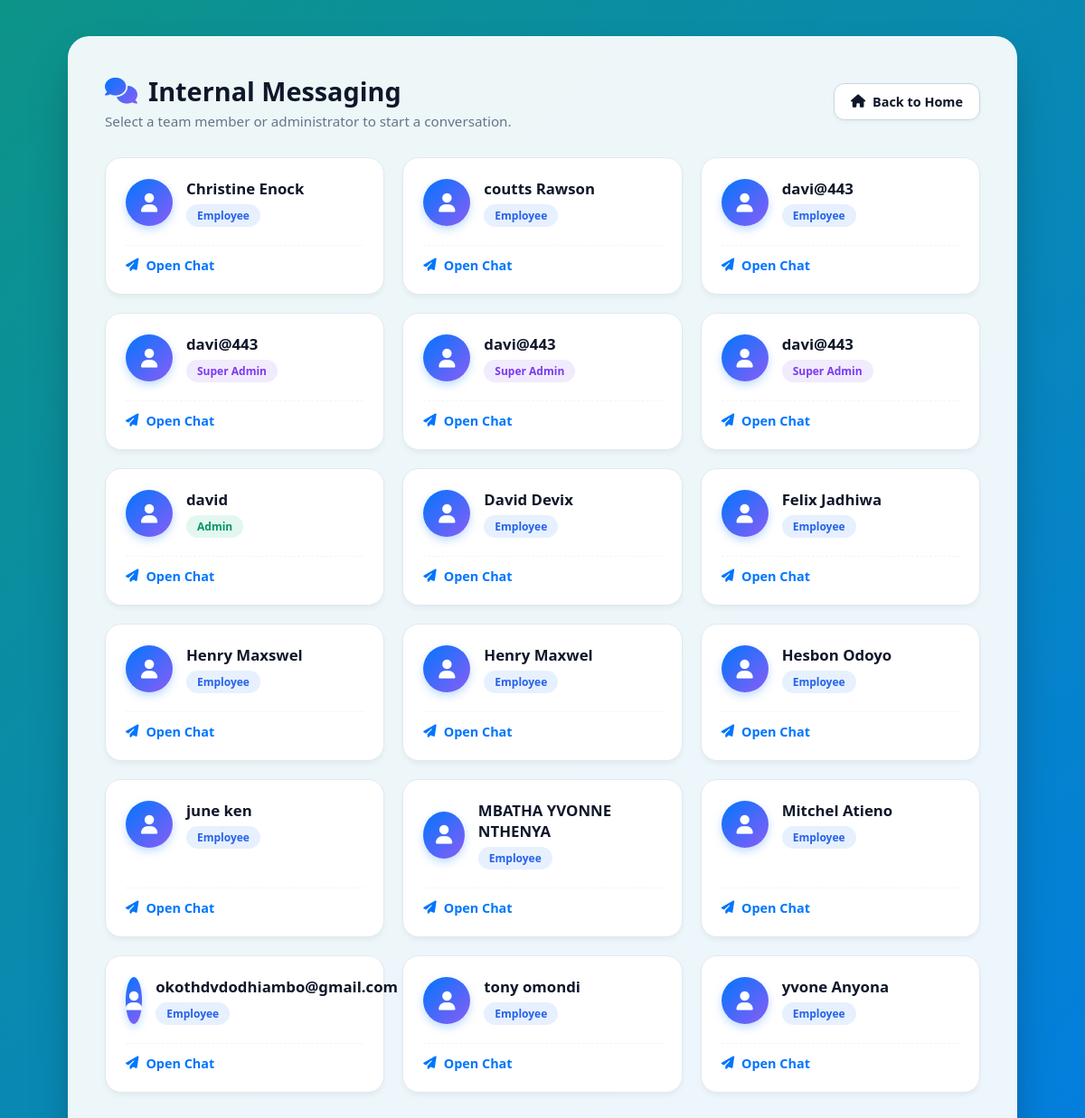
The page /messages.php (signed in) on the database its author committed.
### tables this page shows
CREATE TABLE `employees` (
  `id` int(11) NOT NULL,
  `username` varchar(100) NOT NULL,
  `email` varchar(100) NOT NULL,
  `password` varchar(100) NOT NULL,
  `role` varchar(20) DEFAULT NULL
);

### messages.php (the view, shortened to what this page needs)
<?php
include("connect.php");
$current_user = $_SESSION['user_id'];
$users = mysqli_query(
    $conn,
    "SELECT id, username, role
     FROM employees
     WHERE id != '$current_user'
     ORDER BY username ASC"
);
?>
<!DOCTYPE html>
<html lang="en">
<head>
<link rel="stylesheet" href="https://cdnjs.cloudflare.com/ajax/libs/font-awesome/6.5.1/css/all.min.css">
</head>
<body>
<div class="container">
    <div class="header-bar">
        <div class="header-info">
            <h1>
                <i class="fa-solid fa-comments"></i>
                Internal Messaging
            </h1>
            <p>Select a team member or administrator to start a conversation.</p>
        </div>
        <a href="<?php echo (isset($_SESSION['role']) && $_SESSION['role'] === 'super_admin') ? 'super_admin_dashboard.php' : 'home.php'; ?>" class="back-btn">
            <i class="fa-solid <?php echo (isset($_SESSION['role']) && $_SESSION['role'] === 'super_admin') ? 'fa-arrow-left' : 'fa-house'; ?>"></i>
            Back to <?php echo (isset($_SESSION['role']) && $_SESSION['role'] === 'super_admin') ? 'Dashboard' : 'Home'; ?>
        </a>
    </div>
    <div class="users-grid">
        <?php
        if(mysqli_num_rows($users) > 0){
            while($user = mysqli_fetch_assoc($users)){
                $role_class = strtolower($user['role']);
        ?>
        <a href="chat.php?user=<?php echo $user['id']; ?>" class="user-card">
            <div class="user-top">
                <div class="avatar">
                    <i class="fa-solid fa-user"></i>
                </div>
                <div>
                    <div class="username">
                        <?php echo htmlspecialchars($user['username']); ?>
                    </div>
                    <div class="role <?php echo $role_class; ?>">
                        <?php echo ucfirst(str_replace('_', ' ', $user['role'])); ?>
                    </div>
                </div>
            </div>
            <div class="open-chat">
                <i class="fa-solid fa-paper-plane"></i>
                Open Chat
            </div>
        </a>
        <?php
            }
        } ?>
    </div>
</div>
</body>
</html>

### messages.php (style rules this page uses)
:root { --primary: #0076fe; --secondary: #8b5cf6; --dark: #0f172a; --text-muted: #64748b; --glass-bg: rgba(255, 255, 255, 0.93); --glass-border: rgba(255, 255, 255, 0.4); }
* { margin: 0; padding: 0; box-sizing: border-box; font-family: 'Segoe UI', Tahoma, Geneva, Verdana, sans-serif; }
body { background: linear-gradient(-45deg, #0f172a, #7e22ce, #0076fe, #0d9488); background-size: 400% 400%; animation: gradientMove 15s ease infinite; min-height: 100vh; display: flex; justify-content: center; align-items: center; padding: 40px 16px; }
.container { max-width: 1050px; width: 100%; background: var(--glass-bg); backdrop-filter: blur(16px); -webkit-backdrop-filter: blur(16px); padding: 40px; border-radius: 24px; box-shadow: 0 25px 50px -12px rgba(0,0,0,0.35); border: 1px solid var(--glass-border); }
.header-bar { display: flex; justify-content: space-between; align-items: center; margin-bottom: 30px; flex-wrap: wrap; gap: 15px; }
.header-info h1 { font-size: 1.8rem; color: var(--dark); font-weight: 700; display: flex; align-items: center; gap: 12px; }
.header-info h1 i { background: linear-gradient(135deg, var(--primary), var(--secondary)); -webkit-background-clip: text; -webkit-text-fill-color: transparent; }
.header-info p { color: var(--text-muted); font-size: 0.95rem; margin-top: 4px; }
.users-grid { display: grid; grid-template-columns: repeat(auto-fill, minmax(280px, 1fr)); gap: 20px; margin-bottom: 20px; }
.user-card { text-decoration: none; background: #ffffff; border-radius: 18px; padding: 22px; border: 1px solid #e2e8f0; box-shadow: 0 4px 6px -1px rgba(0, 0, 0, 0.05); transition: all 0.25s ease; display: flex; flex-direction: column; justify-content: space-between; }
.user-top { display: flex; align-items: center; gap: 15px; }
.avatar { width: 52px; height: 52px; border-radius: 50%; background: linear-gradient(135deg, var(--primary), var(--secondary)); display: flex; justify-content: center; align-items: center; color: white; font-size: 1.3rem; box-shadow: 0 4px 10px rgba(0, 118, 254, 0.25); }
.username { color: var(--dark); font-weight: 700; font-size: 1.05rem; }
.role { margin-top: 6px; display: inline-block; padding: 4px 12px; border-radius: 50px; font-size: 0.75rem; font-weight: 700; text-transform: capitalize; }
.role.employee { background: rgba(59, 130, 246, 0.12); color: #2563eb; }
.role.admin { background: rgba(16, 185, 129, 0.12); color: #059669; }
.role.super_admin { background: rgba(139, 92, 246, 0.12); color: #7c3aed; }
.open-chat { margin-top: 20px; color: var(--primary); font-weight: 700; font-size: 0.9rem; display: flex; align-items: center; gap: 8px; padding-top: 12px; border-top: 1px dashed #f1f5f9; }
.back-btn { display: inline-flex; align-items: center; gap: 8px; padding: 10px 18px; background: #ffffff; color: var(--dark); text-decoration: none; border-radius: 12px; font-weight: 600; font-size: 0.9rem; border: 1px solid #cbd5e1; box-shadow: 0 2px 4px rgba(0,0,0,0.04); transition: all 0.2s ease; }

### rows shown on the page
employees: username "Christine Enock", role "Employee"
employees: username "coutts Rawson", role "Employee"
employees: username "davi@443", role "Employee"
employees: username "davi@443", role "Super Admin"
employees: username "davi@443", role "Super Admin"
employees: username "davi@443", role "Super Admin"
employees: username "david", role "Admin"
employees: username "David Devix", role "Employee"
employees: username "Felix Jadhiwa", role "Employee"
employees: username "Henry Maxswel", role "Employee"
employees: username "Henry Maxwel", role "Employee"
employees: username "Hesbon Odoyo", role "Employee"
employees: username "june ken", role "Employee"
employees: username "MBATHA YVONNE NTHENYA", role "Employee"
employees: username "Mitchel Atieno", role "Employee"
employees: username "okothdvdodhiambo@gmail.com", role "Employee"
employees: username "tony omondi", role "Employee"
employees: username "yvone Anyona", role "Employee"
